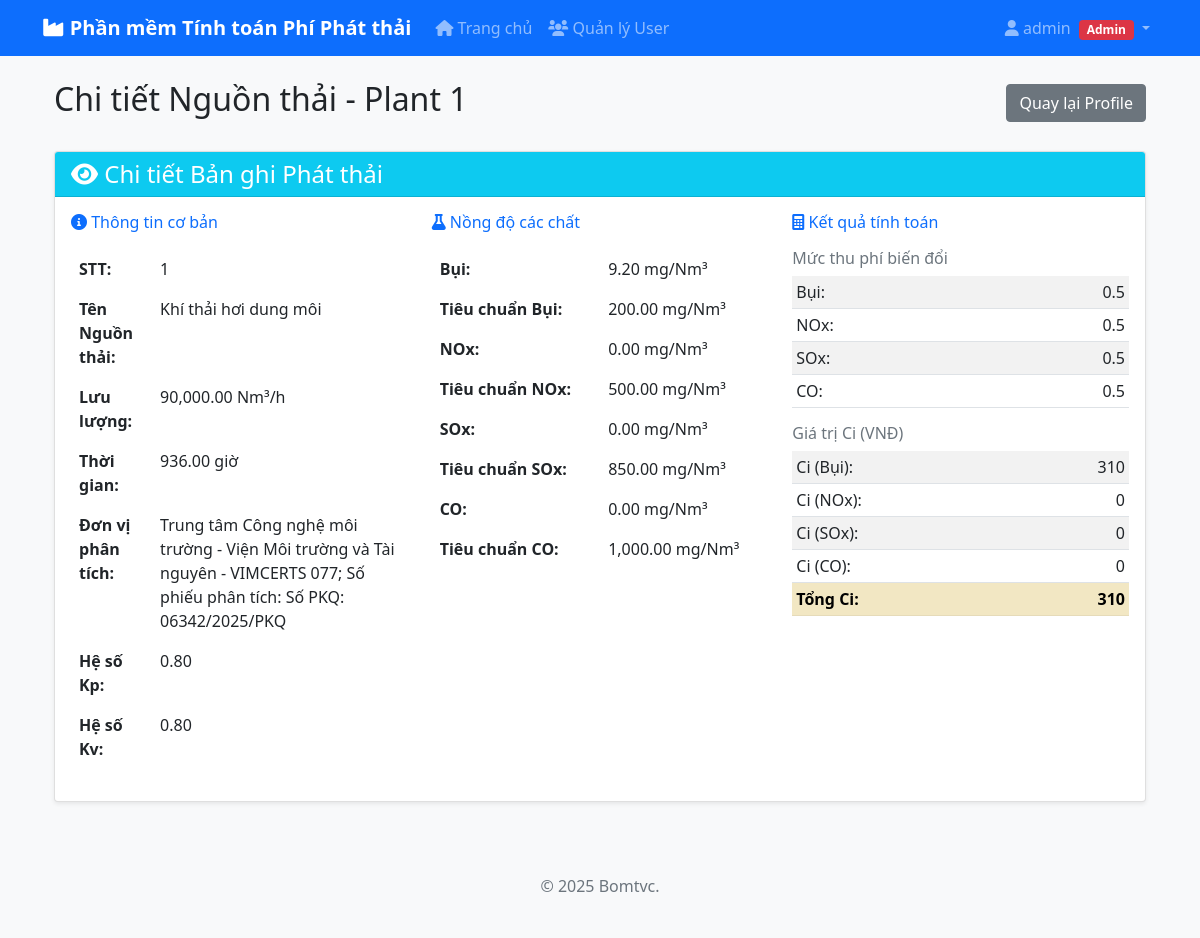
The page /view_user_record/1 (signed in) on the database its author committed.
### database.py (models this page shows, shortened)
class User(UserMixin, db.Model):
    __tablename__ = 'users'
    id = db.Column(db.Integer, primary_key=True)
    username = db.Column(db.String(80), unique=True, nullable=False)
    email = db.Column(db.String(120), unique=True, nullable=False)
    password_hash = db.Column(db.String(255), nullable=False)
    is_admin = db.Column(db.Boolean, default=False, nullable=False)
    is_active = db.Column(db.Boolean, default=False, nullable=False)  # Admin phải bật user mới login được
    created_at = db.Column(db.DateTime, default=datetime.utcnow)
    profiles = db.relationship('Profile', backref='user', lazy=True, cascade='all, delete-orphan')

class Profile(db.Model):
    __tablename__ = 'profiles'
    id = db.Column(db.Integer, primary_key=True)
    name = db.Column(db.String(200), nullable=False)
    description = db.Column(db.Text)
    created_date = db.Column(db.DateTime, default=datetime.utcnow)
    ten_cong_ty = db.Column(db.String(200))
    dia_chi = db.Column(db.Text)
    mst = db.Column(db.String(50))
    dien_thoai = db.Column(db.String(20))
    fax = db.Column(db.String(20))
    email = db.Column(db.String(120))
    tai_khoan_ngan_hang = db.Column(db.String(50))
    tai_ngan_hang = db.Column(db.String(200))
    loai_hinh_san_xuat = db.Column(db.String(200))
    user_id = db.Column(db.Integer, db.ForeignKey('users.id'), nullable=False)
    records = db.relationship('EmissionRecord', backref='profile', lazy=True, cascade='all, delete-orphan')

class EmissionRecord(db.Model):
    __tablename__ = 'emission_records'
    id = db.Column(db.Integer, primary_key=True)
    stt = db.Column(db.String(10))
    ten_nguon_thai = db.Column(db.String(200))
    luu_luong = db.Column(db.Float, default=0.0)
    tong_thoi_gian = db.Column(db.Float, default=0.0)
    thong_tin_don_vi = db.Column(db.String(200))
    kp = db.Column(db.Float, default=1.0)
    kv = db.Column(db.Float, default=1.0)
    bui = db.Column(db.Float, default=0.0)
    tieu_chuan_bui = db.Column(db.Float, default=0.0)
    nox = db.Column(db.Float, default=0.0)
    tieu_chuan_nox = db.Column(db.Float, default=0.0)
    sox = db.Column(db.Float, default=0.0)
    tieu_chuan_sox = db.Column(db.Float, default=0.0)
    co = db.Column(db.Float, default=0.0)
    tieu_chuan_co = db.Column(db.Float, default=0.0)
    muc_thu_phi_bui = db.Column(db.Float, default=0.0)
    muc_thu_phi_nox = db.Column(db.Float, default=0.0)
    muc_thu_phi_sox = db.Column(db.Float, default=0.0)
    muc_thu_phi_co = db.Column(db.Float, default=0.0)
    ci_bui = db.Column(db.Float, default=0.0)
    ci_nox = db.Column(db.Float, default=0.0)
    ci_sox = db.Column(db.Float, default=0.0)
    ci_co = db.Column(db.Float, default=0.0)
    ci_total = db.Column(db.Float, default=0.0)
    profile_id = db.Column(db.Integer, db.ForeignKey('profiles.id'), nullable=False)
    FEE_BUI = 800
    FEE_SOX = 800
    FEE_NOX = 700
    FEE_CO = 500
    def to_dict(self):
        return {
            'STT': self.stt,
            'Tên Nguồn thải': self.ten_nguon_thai,
            'Lưu lượng (Nm3/h)': self.luu_luong,
            'Tổng thời gian xả thải trong kỳ (Giờ)': self.tong_thoi_gian,
            'Thông tin đơn vị Phân tích': self.thong_tin_don_vi,
            'Kp': self.kp,
            'Kv': self.kv,
            'Bụi (mg/Nm3)': self.bui,
            'Tiêu chuẩn Bụi': self.tieu_chuan_bui,
            'NOx (gồm NO2 và NO) (mg/Nm3)': self.nox,
            'Tiêu chuẩn NOx': self.tieu_chuan_nox,
            'SOx (mg/Nm3)': self.sox,
            'Tiêu chuẩn SOx': self.tieu_chuan_sox,
            'CO (mg/Nm3)': self.co,
            'Tiêu chuẩn CO': self.tieu_chuan_co,
            'Mức thu phí biến đổi của Bụi': self.muc_thu_phi_bui,
            'Mức thu phí biến đổi của Nox': self.muc_thu_phi_nox,
            'Mức thu phí biến đổi của Sox': self.muc_thu_phi_sox,
            'Mức thu phí biến đổi của CO': self.muc_thu_phi_co,
            'Ci (Bụi)': self.ci_bui,
            'Ci (NOx)': self.ci_nox,
            'Ci (SOx)': self.ci_sox,
            'Ci (CO)': self.ci_co,
            'Ci': self.ci_total
        }

### flask_app.py (the view)
@app.route('/view_user_record/<int:record_id>')
@admin_required
def view_user_record(record_id):
    record = EmissionRecord.query.get_or_404(record_id)
    record_data = record.to_dict()
    return render_template('view_user_record.html',
                         record=record_data,
                         record_id=record_id,
                         profile=record.profile)

### auth.py (called while the page is built)
def admin_required(f):
    @wraps(f)
    def decorated_function(*args, **kwargs):
        if not current_user.is_authenticated:
            flash('Vui lòng đăng nhập để truy cập trang này!', 'error')
            return redirect(url_for('login'))
        if not current_user.is_admin:
            flash('Bạn không có quyền truy cập trang này!', 'error')
            abort(403)
        return f(*args, **kwargs)
    return decorated_function

### flask_app.py (called while the page is built)
@login_manager.user_loader
def load_user(user_id):
    return User.query.get(int(user_id))

### templates/view_user_record.html (shortened to what this page needs)
{% extends "base.html" %}
{% block content %}
<div class="container mt-4">
    <div class="d-flex justify-content-between align-items-center mb-4">
        <h2>Chi tiết Nguồn thải - {{ profile.name }}</h2>
        <a href="{{ url_for('view_user_profile_detail', profile_id=profile.id) }}" class="btn btn-secondary">Quay lại Profile</a>
    </div>
    <div class="card">
        <div class="card-header bg-info text-white">
            <h4 class="mb-0"><i class="fas fa-eye"></i> Chi tiết Bản ghi Phát thải</h4>
        </div>
        <div class="card-body">
            <div class="row">
                <div class="col-md-4">
                    <h6 class="text-primary mb-3"><i class="fas fa-info-circle"></i> Thông tin cơ bản</h6>
                    <table class="table table-borderless">
                        <tr>
                            <td class="fw-bold">STT:</td>
                            <td>{{ record['STT'] }}</td>
                        </tr>
                        <tr>
                            <td class="fw-bold">Tên Nguồn thải:</td>
                            <td>{{ record['Tên Nguồn thải'] }}</td>
                        </tr>
                        <tr>
                            <td class="fw-bold">Lưu lượng:</td>
                            <td>{{ "{:,.2f}".format(record['Lưu lượng (Nm3/h)']) }} Nm³/h</td>
                        </tr>
                        <tr>
                            <td class="fw-bold">Thời gian:</td>
                            <td>{{ "{:,.2f}".format(record['Tổng thời gian xả thải trong kỳ (Giờ)']) }} giờ</td>
                        </tr>
                        <tr>
                            <td class="fw-bold">Đơn vị phân tích:</td>
                            <td>{{ record['Thông tin đơn vị Phân tích'] or 'N/A' }}</td>
                        </tr>
                        <tr>
                            <td class="fw-bold">Hệ số Kp:</td>
                            <td>{{ "{:,.2f}".format(record['Kp']) }}</td>
                        </tr>
                        <tr>
                            <td class="fw-bold">Hệ số Kv:</td>
                            <td>{{ "{:,.2f}".format(record['Kv']) }}</td>
                        </tr>
                    </table>
                </div>
                <div class="col-md-4">
                    <h6 class="text-primary mb-3"><i class="fas fa-flask"></i> Nồng độ các chất</h6>
                    <table class="table table-borderless">
                        <tr>
                            <td class="fw-bold">Bụi:</td>
                            <td>{{ "{:,.2f}".format(record['Bụi (mg/Nm3)']) }} mg/Nm³</td>
                        </tr>
                        <tr>
                            <td class="fw-bold">Tiêu chuẩn Bụi:</td>
                            <td>{{ "{:,.2f}".format(record['Tiêu chuẩn Bụi']) }} mg/Nm³</td>
                        </tr>
                        <tr>
                            <td class="fw-bold">NOx:</td>
                            <td>{{ "{:,.2f}".format(record['NOx (gồm NO2 và NO) (mg/Nm3)']) }} mg/Nm³</td>
                        </tr>
                        <tr>
                            <td class="fw-bold">Tiêu chuẩn NOx:</td>
                            <td>{{ "{:,.2f}".format(record['Tiêu chuẩn NOx']) }} mg/Nm³</td>
                        </tr>
                        <tr>
                            <td class="fw-bold">SOx:</td>
                            <td>{{ "{:,.2f}".format(record['SOx (mg/Nm3)']) }} mg/Nm³</td>
                        </tr>
                        <tr>
                            <td class="fw-bold">Tiêu chuẩn SOx:</td>
                            <td>{{ "{:,.2f}".format(record['Tiêu chuẩn SOx']) }} mg/Nm³</td>
                        </tr>
                        <tr>
                            <td class="fw-bold">CO:</td>
                            <td>{{ "{:,.2f}".format(record['CO (mg/Nm3)']) }} mg/Nm³</td>
                        </tr>
                        <tr>
                            <td class="fw-bold">Tiêu chuẩn CO:</td>
                            <td>{{ "{:,.2f}".format(record['Tiêu chuẩn CO']) }} mg/Nm³</td>
                        </tr>
                    </table>
                </div>
                <div class="col-md-4">
                    <h6 class="text-primary mb-3"><i class="fas fa-calculator"></i> Kết quả tính toán</h6>
                    <div class="mb-3">
                        <h6 class="text-secondary">Mức thu phí biến đổi</h6>
                        <table class="table table-sm table-striped">
                            <tr>
                                <td>Bụi:</td>
                                <td class="text-end">{{ record['Mức thu phí biến đổi của Bụi'] }}</td>
                            </tr>
                            <tr>
                                <td>NOx:</td>
                                <td class="text-end">{{ record['Mức thu phí biến đổi của Nox'] }}</td>
                            </tr>
                            <tr>
                                <td>SOx:</td>
                                <td class="text-end">{{ record['Mức thu phí biến đổi của Sox'] }}</td>
                            </tr>
                            <tr>
                                <td>CO:</td>
                                <td class="text-end">{{ record['Mức thu phí biến đổi của CO'] }}</td>
                            </tr>
                        </table>
                    </div>
                    <div>
                        <h6 class="text-secondary">Giá trị Ci (VNĐ)</h6>
                        <table class="table table-sm table-striped">
                            <tr>
                                <td>Ci (Bụi):</td>
                                <td class="text-end">{{ "{:,.0f}".format(record['Ci (Bụi)']) }}</td>
                            </tr>
                            <tr>
                                <td>Ci (NOx):</td>
                                <td class="text-end">{{ "{:,.0f}".format(record['Ci (NOx)']) }}</td>
                            </tr>
                            <tr>
                                <td>Ci (SOx):</td>
                                <td class="text-end">{{ "{:,.0f}".format(record['Ci (SOx)']) }}</td>
                            </tr>
                            <tr>
                                <td>Ci (CO):</td>
                                <td class="text-end">{{ "{:,.0f}".format(record['Ci (CO)']) }}</td>
                            </tr>
                            <tr class="table-warning">
                                <td class="fw-bold">Tổng Ci:</td>
                                <td class="text-end fw-bold">{{ "{:,.0f}".format(record['Ci']) }}</td>
                            </tr>
                        </table>
                    </div>
                </div>
            </div>
        </div>
    </div>
</div>
{% endblock %}

### templates/base.html (shortened to what this page needs)
<!DOCTYPE html>
<html lang="vi">
<head>
    <link href="https://cdn.jsdelivr.net/npm/bootstrap@5.1.3/dist/css/bootstrap.min.css" rel="stylesheet">
    <link href="https://cdnjs.cloudflare.com/ajax/libs/font-awesome/6.0.0/css/all.min.css" rel="stylesheet">
</head>
<body>
    <nav class="navbar navbar-expand-lg navbar-dark bg-primary">
        <div class="container">
            <a class="navbar-brand" href="{{ url_for('index') }}">
                <i class="fas fa-industry"></i> Phần mềm Tính toán Phí Phát thải
            </a>
            <div class="collapse navbar-collapse" id="navbarNav">
                <ul class="navbar-nav me-auto">
                    {% if current_user.is_authenticated %}
                    <li class="nav-item">
                        <a class="nav-link" href="{{ url_for('index') }}">
                            <i class="fas fa-home"></i> Trang chủ
                        </a>
                    </li>
                    {% if current_user.is_admin %}
                    <li class="nav-item">
                        <a class="nav-link" href="{{ url_for('manage_users') }}">
                            <i class="fas fa-users"></i> Quản lý User
                        </a>
                    </li>
                    {% endif %}
                    {% endif %}
                </ul>
                <ul class="navbar-nav ms-auto">
                    {% if current_user.is_authenticated %}
                    <li class="nav-item dropdown">
                        <a class="nav-link dropdown-toggle" href="#" id="navbarDropdown" role="button" data-bs-toggle="dropdown">
                            <i class="fas fa-user"></i> {{ current_user.username }}
                            {% if current_user.is_admin %}
                                <span class="badge bg-danger ms-1">Admin</span>
                            {% endif %}
                        </a>
                    </li>
                    {% endif %}
                </ul>
            </div>
        </div>
    </nav>
    <div class="container mt-4">
        {% block content %}{% endblock %}
    </div>
    <footer class="bg-light text-center text-muted py-4 mt-5">
        <div class="container">
            <p>&copy; 2025 Bomtvc.</p>
        </div>
    </footer>
</body>
</html>

### templates/base.html (style rules this page uses)
body { background-color: #f8f9fa; }
.navbar-brand { font-weight: bold; }
.card { box-shadow: 0 0.125rem 0.25rem rgba(0, 0, 0, 0.075); border: 1px solid rgba(0, 0, 0, 0.125); }

### rows shown on the page
User: username "admin"
Profile: name "Plant 1"
EmissionRecord: ten_nguon_thai "Khí thải hơi dung môi", luu_luong "90,000.00", tong_thoi_gian "936.00", thong_tin_don_vi "Trung tâm Công nghệ môi trường - Viện Môi trường và Tài nguyên - VIMCERTS 077; Số phiếu phân tích: Số PKQ: 06342/2025/PKQ", Kp "0.80", Kv "0.80", bui "9.20", tieu_chuan_bui "200.00", nox "0.00", tieu_chuan_nox "500.00", sox "0.00", tieu_chuan_sox "850.00", co "0.00", tieu_chuan_co "1,000.00", muc_thu_phi_bui "0.5", muc_thu_phi_nox "0.5", muc_thu_phi_sox "0.5", muc_thu_phi_co "0.5", ci_bui "310", ci_nox "0", ci_sox "0", ci_co "0", Ci "310"

### other values the page prints
{{ record['STT'] }} "1"
